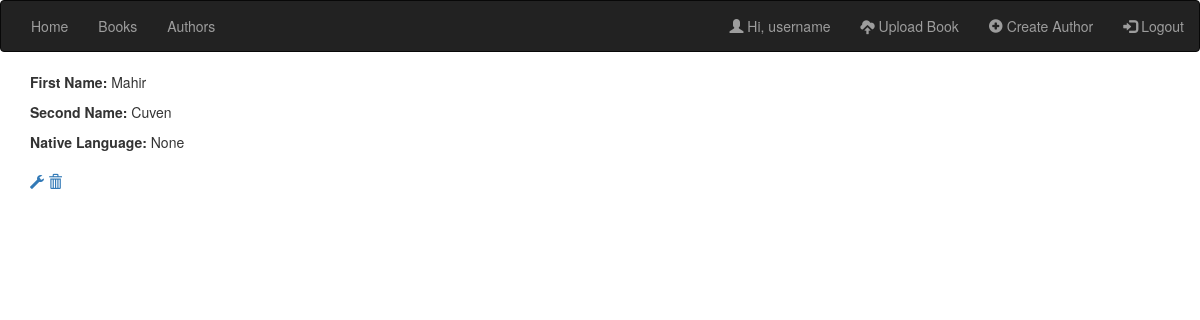
/author/5 (signed in), run on an earlier commit of the app's database.
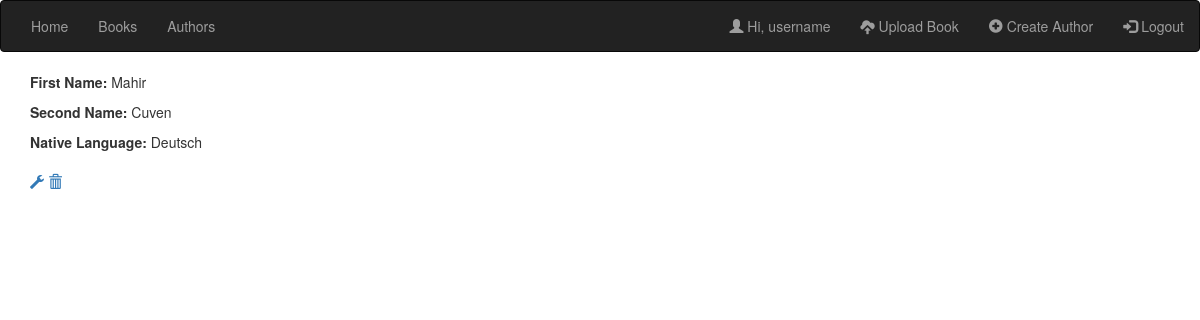
And on a later commit of the database.
### catalog/models.py (models this page shows, shortened)
class Author(models.Model):
    first_name = models.CharField(max_length=32)
    second_name = models.CharField(max_length=32)
    native_language = models.ForeignKey(Language, on_delete=models.SET_NULL, null=True,
                                           help_text="Choose a language")
    user = models.ForeignKey(User, default=1, on_delete=models.CASCADE)

class Language(models.Model):
    language = models.CharField(max_length=32, help_text="Introduce Language")
    def __str__(self):
        return self.language

### catalog/views.py (the view)
# urls.py: path('author/<int:pk>', views.AuthorDetailView.as_view(), name='author_detail'),
class AuthorDetailView(generic.DetailView):
    template_name = 'catalog/author_detail.html'
    model = Author

### templates/catalog/author_detail.html (shortened to what this page needs)
{% extends 'generic.html' %}
{% block content %}
    <div class="container">
        <div class="list-group" vocab="http://schema.org/" typeof="Person">
            <p><strong>First Name: </strong><span property="givenName">{{ author.first_name }}</span></p>
            <p><strong>Second Name: </strong> <span property="familyName">{{ author.second_name }}</span></p>
            <p><strong>Native Language: </strong> <span property="knowsLanguage">{{ author.native_language }}</span></p>
        </div>
    {% if user == author.user %}
            <a href="{% url 'author_update' author.pk %}"><span class="glyphicon glyphicon-wrench"></span></a>
            <a href="{% url 'author_delete' author.pk %}"><span class="glyphicon glyphicon-trash"></span></a>
        {% endif %}
    </div>
{% endblock %}

What changed in the data, as far as the page shows it:
changed Author "Mahir": native_language "None" → "Deutsch"
